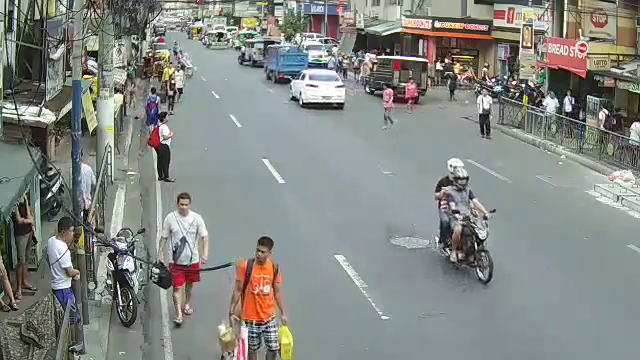
#> input picture frame.png, 640 x 360 px
$ python -i tracker.py   (imports and definitions only)
#> lines starting #> are read from the running program, lines starting #| are printed output that depends on the picture
import cv2
import numpy as np
import sys

def equalizeHistColor(frame):
    # equalize the histogram of color image
    img = cv2.cvtColor(frame, cv2.COLOR_RGB2HSV)  # convert to HSV
#> img: shape (360, 640, 3); mean H, S, V 72.5, 35.1, 141.5
    img[:,:,2] = cv2.equalizeHist(img[:,:,2])     # equalize the histogram of the V channel
#> img: shape (360, 640, 3); mean H, S, V 72.5, 35.1, 128.9
    return cv2.cvtColor(img, cv2.COLOR_HSV2RGB)   # convert the HSV image back to RGB format
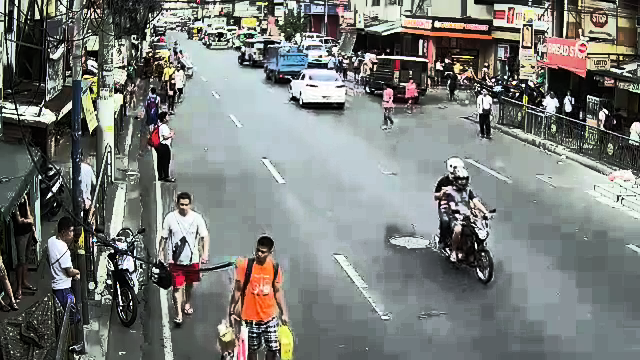
#> returned value: shape (360, 640, 3); mean R, G, B 120.2, 123.6, 120.3

(major_ver, minor_ver, subminor_ver) = (cv2.__version__).split('.')
# [104 lines not run here, left out]

>>> import cv2
>>> picture = cv2.cvtColor(cv2.imread('frame.png'), cv2.COLOR_BGR2RGB)
>>> result = equalizeHistColor(picture)
